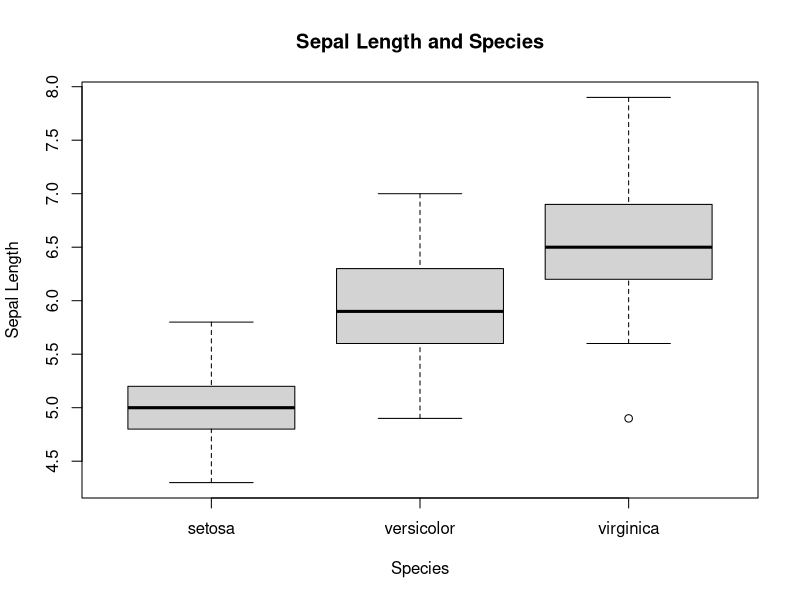
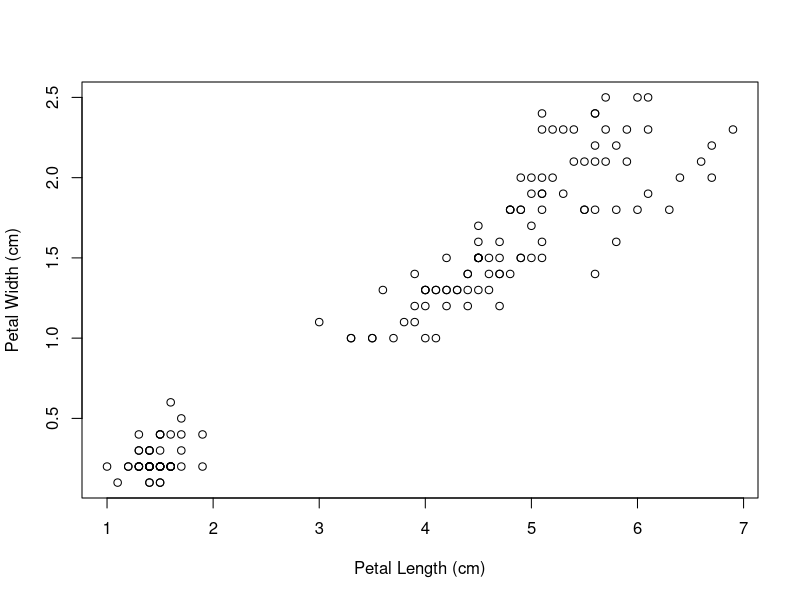

Write R code to recreate these figures, in order.
## ---- chunk 1
data(iris)
head(iris)
str(iris)
summary(iris)

#Model Coefficients with Categorical Predictor
fit_species = 
  lm(
    Sepal.Length ~ Species,
    data = iris)

summary(fit_species)
## ---- chunk 2
boxplot(
    Sepal.Length ~ Species, data = iris,
    main = "Sepal Length and Species",
    ylab = "Sepal Length",
    xlab = "Species")
## ---- chunk 3

iris$residuals <- residuals(fit_species)

shapiro.test(iris$residuals)

#The p-value is 0.2189. This high p-value means that we do not have evidence to reject the null hypothesis of normally distributed residuals. The residuals for this model meet the assumption of normality for this general linear model. 
## ---- chunk 4
bartlett.test(Sepal.Length ~ Species,
    data = iris)
## ---- chunk 5
#Model Coefficients with Continuous Predictor
plot(
  Petal.Width ~ Petal.Length,
  data = iris,
  xlab = "Petal Length (cm)",
  ylab = "Petal Width (cm)")

fit_petals = 
  lm(
    Petal.Width ~ Petal.Length,
    data = iris)

summary(fit_petals)

## ---- chunk 6
iris$residuals_p <- residuals(fit_petals)

shapiro.test(iris$residuals_p)

#The p-value is 0.07504. This high p-value means that we do not have evidence to reject the null hypothesis of normally distributed residuals. The residuals for this model meet the assumption of normality for this general linear model.
